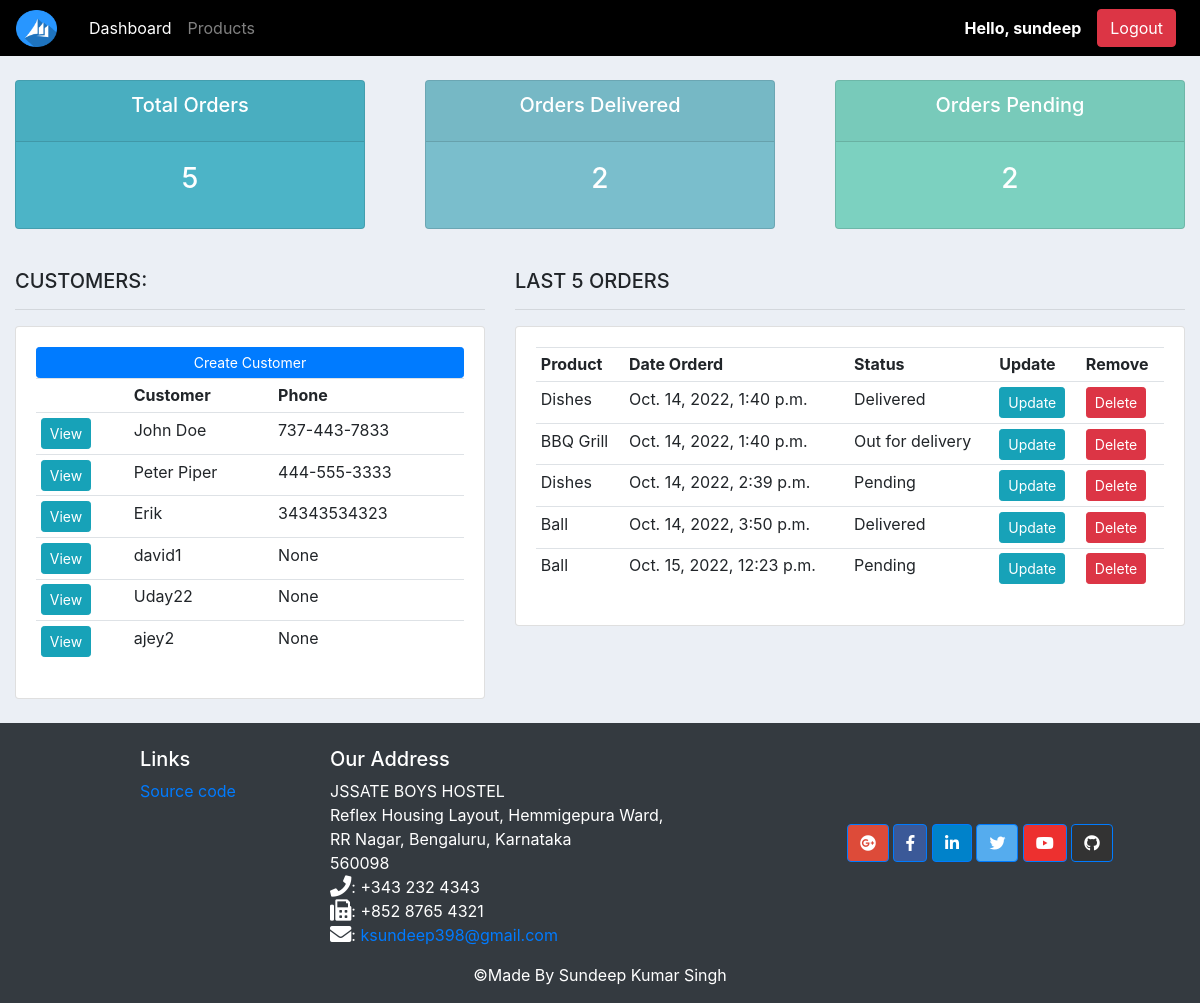
The app's page / (signed in) with its own data.
### accounts/models.py (models this page shows, shortened)
class Customer(models.Model):
	user = models.OneToOneField(User, null=True, blank=True, on_delete=models.CASCADE)
	name = models.CharField(max_length=200, null=True)
	phone = models.CharField(max_length=200, null=True)
	email = models.CharField(max_length=200, null=True)
	profile_pic = models.ImageField(default="profile1.png", null=True, blank=True)
	date_created = models.DateTimeField(auto_now_add=True, null=True)

class Order(models.Model):
	STATUS = (
			('Pending', 'Pending'),
			('Out for delivery', 'Out for delivery'),
			('Delivered', 'Delivered'),
			)
	customer = models.ForeignKey(Customer, null=True, on_delete= models.SET_NULL)
	product = models.ForeignKey(Product, null=True, on_delete= models.SET_NULL)
	date_created = models.DateTimeField(auto_now_add=True, null=True)
	status = models.CharField(max_length=200, null=True, choices=STATUS)
	note = models.CharField(max_length=1000, null=True)

class Product(models.Model):
	CATEGORY = (
			('Indoor', 'Indoor'),
			('Out Door', 'Out Door'),
			)
	name = models.CharField(max_length=200, null=True)
	price = models.FloatField(null=True)
	category = models.CharField(max_length=200, null=True, choices=CATEGORY)
	description = models.CharField(max_length=200, null=True, blank=True)
	date_created = models.DateTimeField(auto_now_add=True, null=True)
	tags = models.ManyToManyField(Tag)
	def __str__(self):
		return self.name

### accounts/decorators.py (the view)
	def wrapper_function(request, *args, **kwargs):
		group = None
		if request.user.groups.exists():
			group = request.user.groups.all()[0].name
		if group == 'customer':
			return redirect('user-page')
		if group == 'admin':
			return view_func(request, *args, **kwargs)

### accounts/views.py (called while the page is built)
@login_required(login_url='login')
@admin_only
def home(request):
	orders = Order.objects.all()
	customers = Customer.objects.all()
	total_customers = customers.count()
	total_orders = orders.count()
	delivered = orders.filter(status='Delivered').count()
	pending = orders.filter(status='Pending').count()
	context = {'orders':orders, 'customers':customers,
	'total_orders':total_orders,'delivered':delivered,
	'pending':pending }
	return render(request, 'accounts/dashboard.html', context)

### accounts/templates/accounts/dashboard.html
{%  extends 'accounts/base.html' %}
{% block content %}
{% load static %}
{%  include 'accounts/status.html' %}
<br>
<div class="container-fluid">
	<div class="row">
		<div class="col-md-5">
			<h5>CUSTOMERS:</h5>
			<hr>
			<div class="card card-body">
				<a class="btn btn-primary  btn-sm btn-block" href="">Create Customer</a>
				<table class="table table-sm">
					<tr>
						<th></th>
						<th>Customer</th>
						<th>Phone</th>
					</tr>
					{% for customer in customers %}
						<tr>
							<td><a class="btn btn-sm btn-info" href="{% url 'customer' customer.id %}">View</a></td>
							<td>{{customer.name}}</td>
							<td>{{customer.phone}}</td>
						</tr>
					{% endfor %}
				</table>
			</div>
		</div>
		<div class="col-md-7">
			<h5>LAST 5 ORDERS</h5>
			<hr>
			<div class="card card-body">
				<table class="table table-sm">
					<tr>
						<th>Product</th>
						<th>Date Orderd</th>
						<th>Status</th>
						<th>Update</th>
						<th>Remove</th>
					</tr>
					{% for order in orders %}
						<tr>
							<td>{{order.product}}</td>
							<td>{{order.date_created}}</td>
							<td>{{order.status}}</td>
							<td><a class="btn btn-sm btn-info" href="{% url 'update_order' order.id %}">Update</a></td>
							<td><a class="btn btn-sm btn-danger"href="{% url 'delete_order' order.id %}">Delete</a></td>
						</tr>
					{% endfor %}
				</table>
			</div>
		</div>
	</div>
</div>
{% endblock %}

### accounts/templates/accounts/navbar.html (shortened to what this page needs)
{% load static %}
<nav class="navbar navbar-expand-lg navbar-dark dark">
    <img class="mr-4" src="{% static 'img/logoCRM.png' %}" width="41" height="37">
      <div class="collapse navbar-collapse" id="navbarNav">
        <ul class="navbar-nav">
          {% if request.user.is_staff %}
          <li class="nav-item active">
            <a class="nav-link" href="{% url 'home' %}">Dashboard</a>
          </li>
          <li class="nav-item">
            <a class="nav-link" href="{% url 'products' %}">Products</a>
          </li>
          {% else %}
          <li class="nav-item">
            <a class="nav-link" href="{% url 'account' %}">Settings</a>
          </li>
          {% endif %}
        </ul>
      </div>
      <span class="font-weight-bold text-white mr-3">Hello, {{request.user}}</span>
      <span ><a  class=" btn btn-danger mr-2" href="{% url 'logout' %}">Logout</a></span>
  </nav>

### static/css/main.css (style rules this page uses)
body { background-color: #ebeff5; }
.dark { background-color: black; }

### records on screen
Customer: name "John Doe", phone "737-443-7833"
Customer: name "Peter Piper", phone "444-555-3333"
Customer: name "Erik", phone "34343534323"
Customer: name "david1", phone "None"
Customer: name "Uday22", phone "None"
Customer: name "ajey2", phone "None"
Order: product "Dishes", date_created "Oct. 14, 2022, 1:40 p.m.", status "Delivered"
Order: product "BBQ Grill", date_created "Oct. 14, 2022, 1:40 p.m.", status "Out for delivery"
Order: product "Dishes", date_created "Oct. 14, 2022, 2:39 p.m.", status "Pending"
Order: product "Ball", date_created "Oct. 14, 2022, 3:50 p.m.", status "Delivered"
Order: product "Ball", date_created "Oct. 15, 2022, 12:23 p.m.", status "Pending"

### other values on screen
{{ request.user }} "sundeep"
{{ total_orders }} "5"
{{ delivered }} "2"
{{ pending }} "2"
